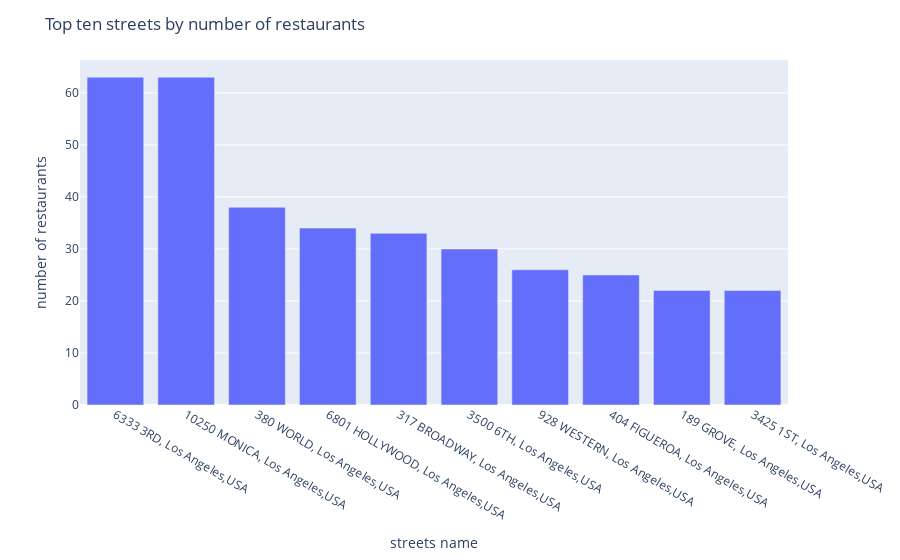

Notebook cell for this chart:
### Markdown cell above
## Plot a graph of the top ten streets by number of restaurants.

### Code cell
df = rest_data.groupby(
    'clean_street_final')['id'].count().reset_index().sort_values(by='id', ascending=False).head(10)
fig = px.bar(df, x='clean_street_final', y='id')
fig.update_layout(
    title="Top ten streets by number of restaurants",
    xaxis_title="streets name",
    yaxis_title="number of restaurants"   
)
fig.show()

### Figure 1 — Plotly figure (JSON) as saved in the notebook; plotly's stock layout.template omitted (floating-point values rounded to 4 significant figures)
{"data": [{"alignmentgroup": "True", "hovertemplate": "clean_street_final=%{x}<br>id=%{y}<extra></extra>", "legendgroup": "", "marker": {"color": "#636efa", "pattern": {"shape": ""}}, "name": "", "offsetgroup": "", "orientation": "v", "showlegend": false, "textposition": "auto", "type": "bar", "x": ["6333 3RD, Los Angeles,USA", "10250 MONICA, Los Angeles,USA", "380 WORLD, Los Angeles,USA", "6801 HOLLYWOOD, Los Angeles,USA", "317 BROADWAY, Los Angeles,USA", "3500 6TH, Los Angeles,USA", "928 WESTERN, Los Angeles,USA", "404 FIGUEROA, Los Angeles,USA", "189 GROVE, Los Angeles,USA", "3425 1ST, Los Angeles,USA"], "xaxis": "x", "y": [63, 63, 38, 34, 33, 30, 26, 25, 22, 22], "yaxis": "y"}], "layout": {"barmode": "relative", "legend": {"tracegroupgap": 0}, "margin": {"t": 60}, "title": {"text": "Top ten streets by number of restaurants"}, "xaxis": {"anchor": "y", "domain": [0, 1], "title": {"text": "streets name"}}, "yaxis": {"anchor": "x", "domain": [0, 1], "title": {"text": "number of restaurants"}}}}
